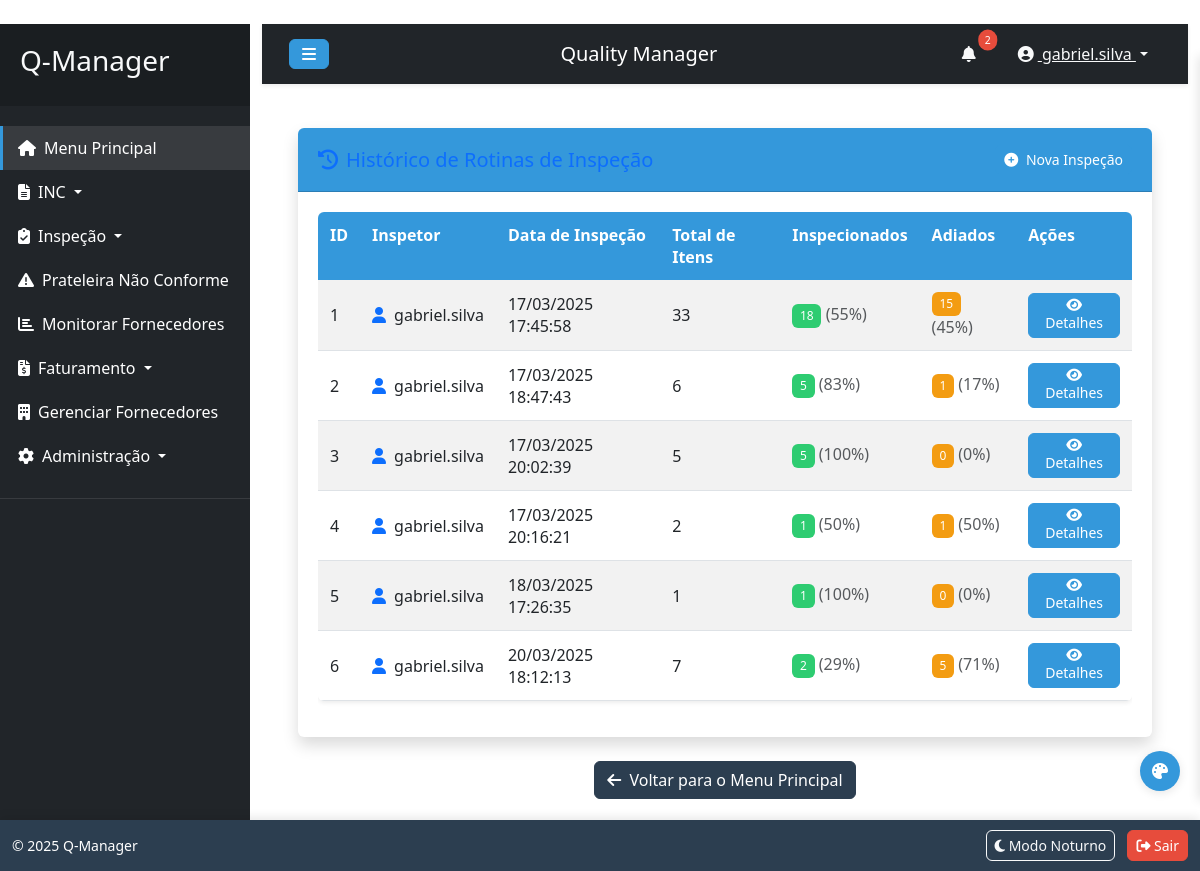
The page /inspecao/listar_rotinas (signed in) on the database as committed earlier.
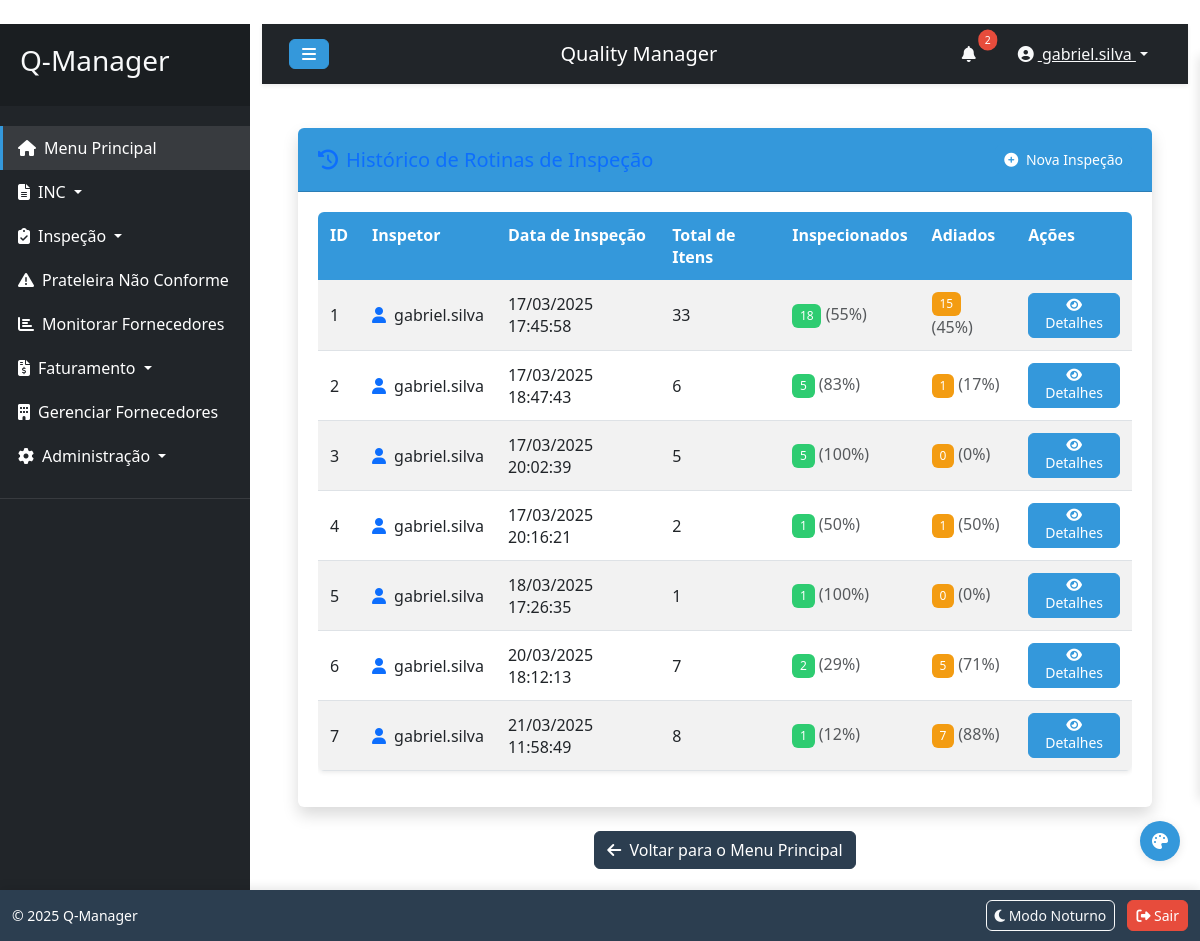
The same page on the database as committed later.
### models.py (models this page shows, shortened)
class RotinaInspecao(db.Model):
    id = db.Column(db.Integer, primary_key=True)
    inspetor_id = db.Column(db.Integer, db.ForeignKey('user.id'), nullable=False)  # Relaciona com o usuário
    data_inspecao = db.Column(db.DateTime, default=datetime.utcnow)
    registros = db.Column(db.Text, nullable=False)  # JSON com os registros (itens inspecionados/adiados)
    inspetor = db.relationship('User', backref=db.backref('rotinas', lazy=True))

class User(UserMixin, db.Model):
    id = db.Column(db.Integer, primary_key=True)
    username = db.Column(db.String(80), unique=True, nullable=False)
    password = db.Column(db.String(256), nullable=False)
    email = db.Column(db.String(120), unique=True, nullable=True)  # Novo campo para email
    is_admin = db.Column(db.Boolean, default=False)
    is_representante = db.Column(db.Boolean, default=False)  # Novo campo para marcar se é representante
    permissions = db.Column(db.Text, default='{}')  # JSON para armazenar permissões
    created_at = db.Column(db.DateTime, default=datetime.utcnow)
    last_login = db.Column(db.DateTime, nullable=True)

### inspecao_routes.py (the view)
@inspecao_bp.route('/listar_rotinas')
@login_required
def listar_rotinas_inspecao():
    if not current_user.is_admin and not current_user.has_permission('rotina_inspecao'):
        flash('Você não tem permissão para acessar esta funcionalidade.', 'danger')
        return redirect(url_for('main_menu'))
    rotinas = RotinaInspecao.query.all()
    for rotina in rotinas:
        rotina.registros_python = json.loads(rotina.registros)
    log_user_activity(
        user_id=current_user.id,
        action="view",
        entity_type="rotinas_inspecao",
        details={
            "count": len(rotinas)
        }
    )
    return render_template('listar_rotinas_inspecao.html', rotinas=rotinas)

### app.py (called while the page is built)
@login_manager.user_loader
def load_user(user_id):
    return User.query.get(int(user_id))

@app.context_processor
def inject_settings():
    from models import LayoutSetting
    settings = {s.element: s for s in LayoutSetting.query.all()}
    return dict(settings=settings, config=app.config)

### utils.py (called while the page is built)
def log_user_activity(user_id, action, entity_type, entity_id=None, details=None):
    from models import UserActivityLog, db
    try:
        ip_address = request.remote_addr
        details_json = None
        if details:
            details_json = json.dumps(details, ensure_ascii=False)
        log_entry = UserActivityLog(
            user_id=user_id,
            action=action,
            entity_type=entity_type,
            entity_id=entity_id,
            details=details_json,
            ip_address=ip_address
        )
        db.session.add(log_entry)
        db.session.commit()
    except Exception as e:
        current_app.logger.error(f"Erro ao registrar atividade do usuário: {str(e)}")
        db.session.rollback()

### templates/listar_rotinas_inspecao.html (shortened to what this page needs)
{% extends "base.html" %}
{% block content %}
<div class="container-fluid">
    <div class="card shadow mb-4">
        <div class="card-header py-3 d-flex justify-content-between align-items-center">
            <h5 class="m-0 font-weight-bold text-primary">
                <i class="fas fa-history me-2"></i>Histórico de Rotinas de Inspeção
            </h5>
            <div>
                <a href="{{ url_for('inspecao.rotina_inspecao') }}" class="btn btn-sm btn-primary">
                    <i class="fas fa-plus-circle me-1"></i> Nova Inspeção
                </a>
            </div>
        </div>
        <div class="card-body">
            {% if rotinas %}
            <div class="table-responsive">
                <table class="table table-striped table-hover" id="dataTable">
                    <thead class="table-light">
                        <tr>
                            <th>ID</th>
                            <th>Inspetor</th>
                            <th>Data de Inspeção</th>
                            <th>Total de Itens</th>
                            <th>Inspecionados</th>
                            <th>Adiados</th>
                            <th>Ações</th>
                        </tr>
                    </thead>
                    <tbody>
                        {% for rotina in rotinas %}
                        <tr>
                            <td>{{ rotina.id }}</td>
                            <td>
                                <div class="d-flex align-items-center">
                                    <i class="fas fa-user me-2 text-primary"></i>
                                    {{ rotina.inspetor.username }}
                                </div>
                            </td>
                            <td>{{ rotina.data_inspecao.strftime('%d/%m/%Y %H:%M:%S') }}</td>
                            {% set registros = rotina.registros_python %}
                            {% set total = registros|length %}
                            {% set inspecionados = registros|selectattr('inspecionado', 'eq', true)|list|length %}
                            {% set adiados = registros|selectattr('adiado', 'eq', true)|list|length %}
                            <td>{{ total }}</td>
                            <td>
                                <span class="badge bg-success">{{ inspecionados }}</span>
                                <span class="text-muted">({{ (inspecionados / total * 100)|round|int }}%)</span>
                            </td>
                            <td>
                                <span class="badge bg-warning">{{ adiados }}</span>
                                <span class="text-muted">({{ (adiados / total * 100)|round|int }}%)</span>
                            </td>
                            <td>
                                <button type="button" class="btn btn-info btn-sm" data-bs-toggle="modal" data-bs-target="#detailModal{{ rotina.id }}">
                                    <i class="fas fa-eye"></i> Detalhes
                                </button>
                            </td>
                        </tr>
                        {% endfor %}
                    </tbody>
                </table>
            </div>
            {% endif %}
        </div>
    </div>
    <div class="text-center mb-4">
        <a href="{{ url_for('main_menu') }}" class="btn btn-secondary">
            <i class="fas fa-arrow-left me-1"></i> Voltar para o Menu Principal
        </a>
    </div>
</div>
{% endblock %}
{% block scripts %}
        </body>
        </html>
{% endblock %}

Rows that differ between the two databases and show on the page:
added RotinaInspecao: id "7", inspetor.username "gabriel.silva", data_inspecao "21/03/2025 11:58:49", total "8", inspecionados "1", value "12", value "88"
